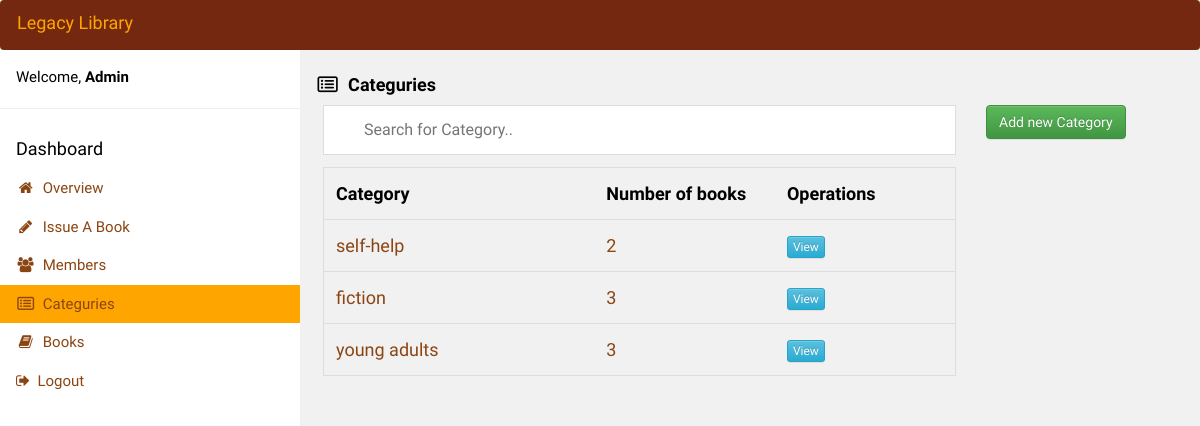
The app's page /catgs2.php (signed in) with its own data.
### tables this page shows
CREATE TABLE `categories` (
  `ID` int(11) NOT NULL,
  `cat_name` varchar(250) NOT NULL
);

### config/db.php (called while the page is built, shortened)
<?php
$con = mysqli_connect(DB_HOST, DB_USER, DB_PASS, DB_NAME);
function selectSql($sql){
    global $con;
    $results = mysqli_query($con,$sql);
      if(mysqli_num_rows($results) > 0){
        for ($set = array (); $row = mysqli_fetch_assoc($results); $set[] = $row);
        return $set;
    }
    else
        return false;
}
?>

### config/functions.php (called while the page is built, shortened)
<?php
include('db.php');
function get_books_count_in_cat($cat_id){
    $books = selectSql('select * from books where categoryID = ' . intval($cat_id));
    if($books != false){
        return count($books);
    }else{
        return 0;
    }
}
function get_all_cats(){
    $cats = selectSql('select * from categories');
    if($cats != false){
        return $cats;
    }else{
        return [];
    }
}
?>

### catgs2.php (the view, shortened to what this page needs)
<?php
include('config/functions.php');
if(is_admin()){
    $cats = get_all_cats();
}else{
    header("Location: error.php");
}
?>
<!DOCTYPE html>
<html>
<link rel="stylesheet" href="https://maxcdn.bootstrapcdn.com/bootstrap/3.3.7/css/bootstrap.min.css">
<link rel="stylesheet" href="https://maxcdn.bootstrapcdn.com/bootstrap/3.3.7/css/bootstrap-theme.min.css">
  <link href="font-awesome.css" rel="stylesheet" type="text/css">
  <link href="css/style.css" rel="stylesheet" type="text/css">
<link rel="stylesheet" href="css/stylenav.css">
<link rel="stylesheet" href="css/style.css">
<body class="w3-light-grey">
<div class="w3-bar w3-top w3-black w3-large navbar" style="z-index:4">
  <span class="w3-bar-item w3-right" style="color: orange;">Legacy Library</span>
</div>
<nav class="w3-sidebar w3-collapse w3-white w3-animate-left" style="z-index:3;width:300px;" id="mySidebar"><br>
  <div class="w3-container w3-row">
    <div class="w3-col s8 w3-bar">
      <span>Welcome, <strong>Admin</strong></span><br>
    </div>
  </div>
  <hr>
  <div class="w3-container">
    <h5>Dashboard</h5>
  </div>
  <div class="w3-bar-block">
    <a href="adminDashboard2.php" class="w3-bar-item w3-button w3-padding "
><i class="fa fa-home fa-fw"></i>  Overview</a>
    <a href="issue2.php" class="w3-bar-item w3-button w3-padding" ><i class="fa fa-pencil fa-fw"></i>  Issue A Book</a>
    <a href="memebrs2.php" class="w3-bar-item w3-button w3-padding" ><i class="fa fa-users  fa-fw"></i>  Members</a>
    <a href="catgs2.php" class="w3-bar-item w3-button w3-padding" style="background-color:#ffa500;"><i class="fa fa-list-alt fa-fw"></i>  Categuries</a>
    <a href="allbooks2.php" class="w3-bar-item w3-button w3-padding"><i class="fa fa-book fa-fw"></i>  Books</a>
        <a href="logout.php" class="w3-bar-item w3-button w3-padding"><i class="fa fa-sign-out"></i>  Logout</a>
  </div>
</nav>
<div class="w3-main" style="margin-left:300px;margin-top:43px;">
  <header class="w3-container" style="padding-top:22px">
    <h5><b><i class="fa fa-list-alt fa-fw"></i>  Categuries</b></h5>
  </header>
  <div class="w3-row-padding w3-margin-bottom">
           <div class="col-md-9">
    <input type="text" id="myInput" onkeyup="myFunction()" placeholder="Search for Category..">
<table id="myTable">
    <thead>
	<tr class="header">
	    <th style="width:30%;">Category</th>
	    <th style="width:20%;">Number of books</th>
	    <th style="width:20%;">Operations</th>
	</tr>
    </thead>
    <tbody>
	<?php foreach($cats as $cat){ ?>
	    <tr>
		<td><?php echo $cat['cat_name'] ?></td>
		<td><?php echo get_books_count_in_cat($cat['ID']); ?></td>
		<td>
		    <a href="allbooks2.php?cat=<?php echo $cat['ID'] ?>" class="btn btn-info btn-xs">View</a>
		</td>
	    </tr>
	<?php } ?>
    </tbody>
</table>
<br >
        </div>
        <div class="col-md-3">
          <button type="button" class="btn btn-success" data-toggle="modal" data-target=".bs-example-modal-sm">Add new Category</button>
        </div>
</div>
  </div>
</body>
</html>

### css/style.css (style rules this page uses)
body { color: #5a5a5a; font-family: 'Lato', sans-serif; }
h1, h2, h3, h4, h5 { font-family: 'Montserrat', sans-serif; }
#myInput { background-image: url('/css/searchicon.png'); background-position: 10px 12px; background-repeat: no-repeat; width: 100%; font-size: 16px; padding: 12px 20px 12px 40px; border: 1px solid #ddd; margin-bottom: 12px; }
#myTable { border-collapse: collapse; width: 100%; border: 1px solid #ddd; font-size: 18px; }
#myTable th, #myTable td { text-align: left; padding: 12px; }
#myTable tr { border-bottom: 1px solid #ddd; }
#myTable tr.header, #myTable tr:hover { background-color: #f1f1f1; }
.w3-bar-item { color:#8b4513; }
td { color:#8b4513; }

### css/stylenav.css (style rules this page uses)
html { box-sizing: border-box }
*, *:before, *:after { box-sizing: inherit }
html { -ms-text-size-adjust: 100%; -webkit-text-size-adjust: 100% }
body { margin: 0 }
article, aside, details, figcaption, figure, footer, header, main, menu, nav, section, summary { display: block }
a { background-color: transparent; -webkit-text-decoration-skip: objects }
hr { box-sizing: content-box; height: 0; overflow: visible }
button, input, select, textarea { font: inherit; margin: 0 }
button, input { overflow: visible }
button, select { text-transform: none }
button, html [type=button], [type=reset], [type=submit] { -webkit-appearance: button }
html, body { font-family: Verdana, sans-serif; font-size: 15px; line-height: 1.5 }
html { overflow-x: hidden }
h5 { font-size: 18px }
h1, h2, h3, h4, h5, h6 { font-family: "Segoe UI", Arial, sans-serif; font-weight: 400; margin: 10px 0 }
hr { border: 0; border-top: 1px solid #eee; margin: 20px 0 }
a { color: inherit }
.w3-btn, .w3-button { border: none; display: inline-block; outline: 0; padding: 8px 16px; vertical-align: middle; overflow: hidden; text-decoration: none; color: inherit; background-color: inherit; text-align: center; cursor: pointer; white-space: nowrap }
.w3-btn, .w3-button { -webkit-touch-callout: none; -webkit-user-select: none; -khtml-user-select: none; -moz-user-select: none; -ms-user-select: none; user-select: none }
.w3-sidebar { height: 100%; width: 200px; background-color: #fff; position: fixed!important; z-index: 1; overflow: auto }
.w3-main, #main { transition: margin-left .4s }
.w3-bar { width: 100%; overflow: hidden; }
.w3-bar .w3-bar-item { padding: 8px 16px; float: left; width: auto; border: none; outline: none; display: block; }
.w3-bar-block .w3-bar-item { width: 100%; display: block; padding: 8px 16px; text-align: left; border: none; outline: none; white-space: normal; float: none; }
.w3-container:after, .w3-container:before, .w3-panel:after, .w3-panel:before, .w3-row:after, .w3-row:before, .w3-row-padding:after, .w3-row-padding:before, .w3-cell-row:before, .w3-cell-row:after, .w3-clear:after, .w3-clear:before, .w3-bar:before, .w3-bar:after { content: ""; display: table; clear: both }
.w3-col, .w3-half, .w3-third, .w3-twothird, .w3-threequarter, .w3-quarter { float: left; width: 100% }
.w3-col.s8 { width: 66.66666% }
@media (min-width:993px) { .w3-sidebar.w3-collapse { display: block!important } }
.w3-top, .w3-bottom { position: fixed; width: 100%; z-index: 1 }
.w3-top { top: 0 }
.w3-row-padding, .w3-row-padding>.w3-half, .w3-row-padding>.w3-third, .w3-row-padding>.w3-twothird, .w3-row-padding>.w3-threequarter, .w3-row-padding>.w3-quarter, .w3-row-padding>.w3-col { padding: 0 8px }
.w3-container, .w3-panel { padding: 0.01em 16px }
.w3-animate-left { position: relative; animation: animateleft 0.4s }
.w3-large { font-size: 18px; }
.w3-margin-bottom { margin-bottom: 16px!important }
.w3-padding { padding: 8px 16px!important }
.w3-right { float: right; }
.w3-white, .w3-hover-white:hover { color: #000!important; background-color: #fff!important }
.w3-black, .w3-hover-black:hover { color: white; background-color: #73280F; }
.w3-light-grey, .w3-hover-light-grey:hover, .w3-light-gray, .w3-hover-light-gray:hover { color: #000!important; background-color: #f1f1f1!important }

### catgs2.php (style rules this page uses)
html,body,h1,h2,h3,h4,h5 { font-family: "Raleway", sans-serif }

### records on screen
categories: cat_name "self-help", ID "2"
categories: cat_name "fiction", ID "3"
categories: cat_name "young adults", ID "3"
